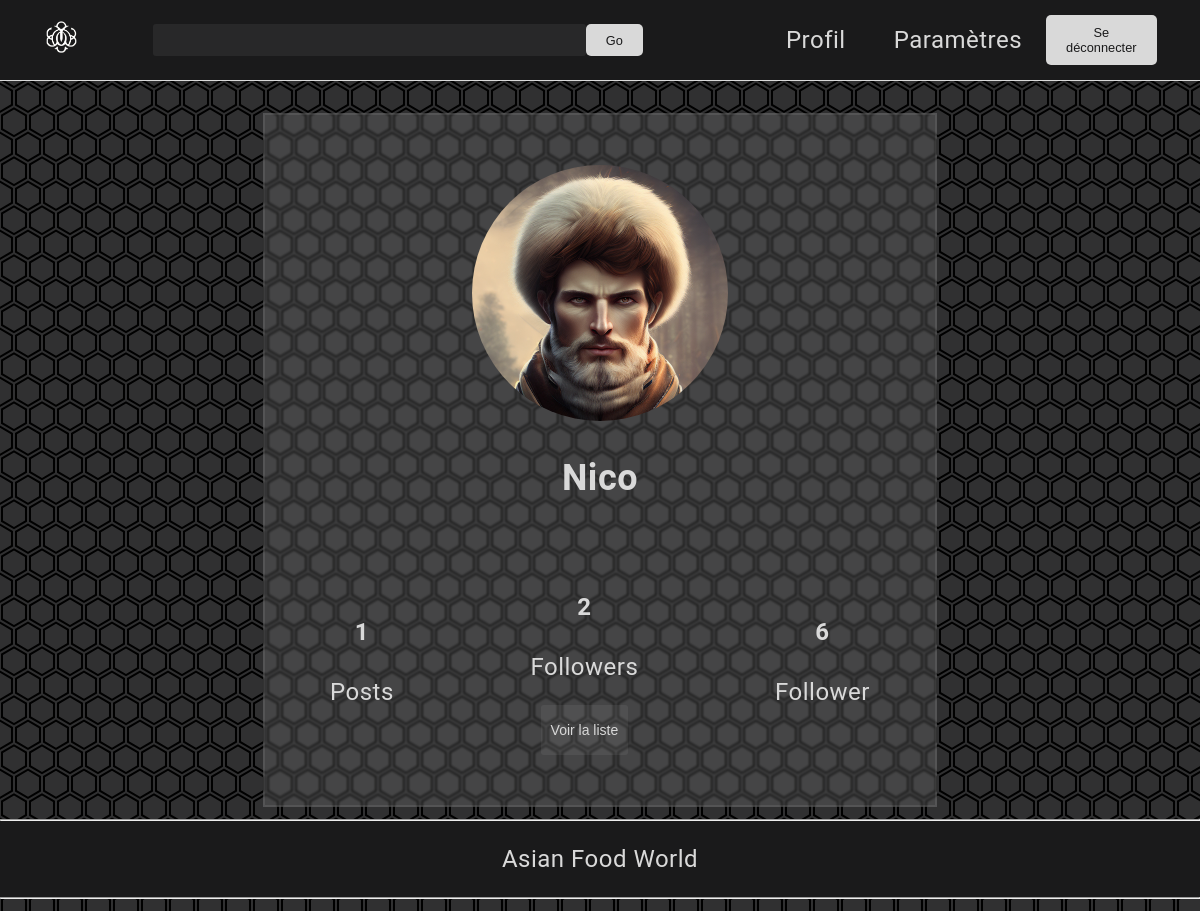
Page /Profil.php (signed in) on the committed database.
### tables this page shows
CREATE TABLE IF NOT EXISTS T_USER_PROFILE
 (
   USER_ID BIGINT(4) NOT NULL AUTO_INCREMENT ,
   USER_EMAIL VARCHAR(128) NOT NULL  ,
   USER_DESC VARCHAR(128) NOT NULL  ,
   USER_PP VARCHAR(256) NOT NULL  ,
   USER_PSEUDO VARCHAR(50) NOT NULL  ,
   USER_NAME VARCHAR(50) NOT NULL  ,
   USER_SURNAME VARCHAR(50) NOT NULL  ,
   USER_PASSWORD VARCHAR(256) NOT NULL ,  
   USER_CREATED datetime NOT NULL  ,
   PRIMARY KEY (USER_ID) 
 ) 
 comment = "";

### Profil.php (the view, shortened to what this page needs)
<?php include("./Parties/head.php") ?>
<?php include("./Parties/Classes.php") ?>
<?php
$cook = new Cookie();
if ($cook->IssetCookie()) {
    if (isset($_GET['user_pseudo'])) {
        $user_pseudo = $_GET['user_pseudo'];
    } else {
        $user_pseudo = $cook->getUsername();
    }
    $conn = new SQLconn();
    $user_data = $conn->getUserData($user_pseudo);
    ?>
    <?php include("./Parties/header.php"); ?>
    <body>
        <div class="center">
            <?php include("./Parties/card.php"); ?>
        </div>
        <?php include("./Parties/footer.php"); ?>
        <?php
} else {
    header("Location: ./index.php");
    exit();
}
?>
</body>
</html>

### Parties/card.php (shortened to what this page needs)
<?php
$user_pp = $user_data['user_pp'];
$user_pseudo = $user_data['user_pseudo'];
?>
<div class="card">
  <div class="profilePic">
    <img src="<?php echo (isset($user_pp) && !empty($user_pp)) ? $user_pp : './IMG/profilepic1.png'; ?>"
      alt="Image de profil">
  </div>
  <div class="username">
    <h2>
      <?php echo "$user_pseudo" ?>
    </h2>
  </div>
  <div class="details">
    <div class="posted">
      <h4>
      </h4>
      <p>Posts</p>
    </div>
    <div class="Follow">
      <h4>
      </h4>
      <?php
      if (strtolower($user_pseudo) == strtolower($cook->getUsername())) {
        ?>
        <p>Followers</p>
        <form action="./Relation.php">
          <input type="submit" name="follow" value="Voir la liste">
        </form>
        <?php
      }
      ?>
    </div>
    <div class="Follower">
      <h4>
      </h4>
      <p>Follower</p>
    </div>
  </div>
</div>

### CSS/style1.css (style rules this page uses)
:root { --border-radius: 5px; --secondary-color: 217, 217, 217; --main-color: 26, 26, 27; --transition: 500ms; }
body { color: rgb(var(--secondary-color)); font-family: 'Roboto', sans-serif; font-size: 1.5em; margin: 0; padding: 0; text-align: center; letter-spacing: 0.5px; background-image: url(../IMG/background.svg); background-color: rgb(var(--main-color), 0.9); background-attachment: fixed; }
* { scrollbar-width: none; scrollbar-color: rgb(var(--secondary-color)) rgba(var(--secondary-color), 0.07); }
input, textarea { height: 50px; width: 100%; background-color: rgba(var(--secondary-color), 0.07); border-radius: 3px; border: none; padding: 0 10px; font-size: 14px; margin-left: auto; margin-right: auto; max-width: fit-content; }
input::placeholder { color: rgb(var(--secondary-color)); }
input, textarea { color: rgb(var(--secondary-color)); }
.center { display: grid; place-items: center; margin-top: 2rem; }
.card { display: flex; justify-content: center; align-items: center; flex-direction: column; backdrop-filter: blur(1px); padding: 50px 35px; width: 50%; }
.profilePic img { width: 256px; height: 256px; border-radius: 50%; object-fit: cover; }
.details { display: flex; justify-content: space-between; align-items: center; width: 90%; margin-top: 2rem; }
.settings, .card, .relations, .post>*, .poster>* { background-color: rgba(var(--secondary-color), 0.13); border: 2px solid rgba(var(--secondary-color), 0.1); }

### rows in the picture
t_user_profile: USER_PP (picture), USER_PSEUDO "Nico"

### other values in the picture
$count "1"
$count "2"
$count "6"
